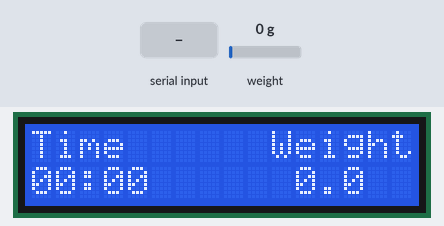
Recording of a sketch running on a simulated Arduino Uno, built with avr-gcc and run on an emulated ATmega328P. Shown: 16×2 character LCD. The test bench sets the inputs (shaded band); at power-on: weight on the scale 0 g. What the sketch prints to the serial monitor is not drawn.

Above: at 3.5 s.
3.6 s: "s\n" received over the second serial link
At 4.4 s:
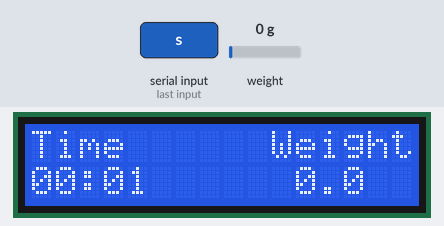
6.1 s: weight on the scale set to 100 g
At 7.4 s:
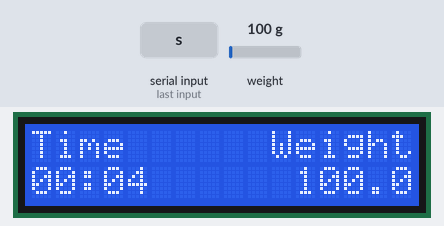
8.1 s: "r\n" received over the second serial link
At 8.6 s:
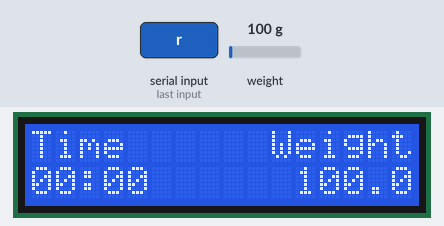
9.6 s: "c\n" received over the second serial link
At 12.0 s:
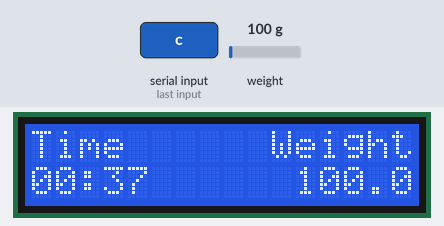
12.1 s: "t\n" received over the second serial link
At 14.4 s:
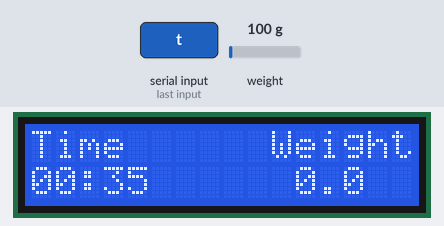
15.1 s: weight on the scale set to 1250 g
At 16.9 s:
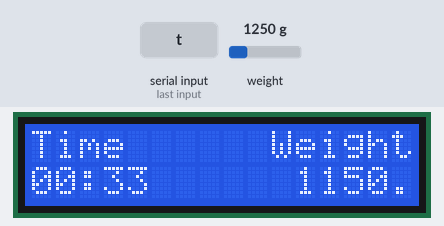
Timing chart, 0 to 18.4 s (numbered marks = the images above; inputs shaded):
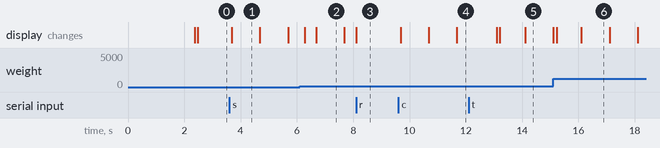

Measured:
- after the input at 3.6 s, the display: changes after 0.09 s (image 1)
- after the input at 8.1 s, the display: changes at once (image 3)
- after the input at 9.6 s, the display: first changes after 0.08 s (image 4 shows a later state)
- what the display in image 1 shows lasts 1.0 s, from 3.7 s to 4.7 s

The sketch:

arduino_code.ino
```cpp
#include <Wire.h>
#include<SoftwareSerial.h>
#include <LiquidCrystal_I2C.h> // Liquid Crystal_I2C library
#include "HX711.h"  //You must have this library in your arduino library folder
#define DOUT  2
#define CLK  3
#define sw 4
#define BT_SERIAL_RX 8
#define BT_SERIAL_TX 7

HX711 scale;
LiquidCrystal_I2C lcd(0x27,16,2);
SoftwareSerial bluetoothSerial(BT_SERIAL_TX, BT_SERIAL_RX);
//Change this calibration factor as per your load cell once it is found you may need to vary it in thousands
float calibration_factor = -2032405;
float loadcell_data;
bool timer_on = false;
bool countdown_on = false;
signed short minutes, seconds;
signed short seconds40 = 40;
char timeline[16];
unsigned long previousMillisScale = 0, previousMillisTimer = 0;        // will store last time LED was updated
const long intervalTimer = 1000;
const long intervalScale = 200;
unsigned long currentMillis;
bool buttoninc = 0;


void setup() {
  pinMode(sw, INPUT);
  pinMode(8, INPUT);
  bluetoothSerial.begin(9600);
  Serial.begin(9600);
  Serial.println("HX711 Calibration");
  Serial.println("Remove all weight from scale");
  Serial.println("After readings begin, place known weight on scale");
  Serial.println("Press a,s,d,f to increase calibration factor by 10,100,1000,10000 respectively");
  Serial.println("Press z,x,c,v to decrease calibration factor by 10,100,1000,10000 respectively");
  Serial.println("Press t for tare");
  scale.begin(2, 3);
  scale.tare(); //Reset the scale to 0
  long zero_factor = scale.read_average(); //Get a baseline reading
  Serial.print("Zero factor: "); //This can be used to remove the need to tare the scale. Useful in permanent scale projects.
  Serial.println(zero_factor);
  scale.set_scale(calibration_factor); //Adjust to this calibration factor
  lcd.init();
  lcd.backlight();
  lcd.begin(16,2);
  lcd.setCursor(0,0);
  lcd.print("Time");
  lcd.setCursor(0,1);
  lcd.print("00:00");
  lcd.setCursor(10,0);
  lcd.print("Weight");
}

void loop() {
   getWeight();

   if (bluetoothSerial.available()) {
    char command = bluetoothSerial.read();
    Serial.print(command);
    Serial.println();
    if(command  == 's'){
      timer_on = true;
    }
    if(command == 'r'){
      timer_on = false;
      resetTimer();
    }
    if(command == 't'){
      scale.tare();
    }
    if(command == 'c'){
      countdown_on = true;
    }
  }
   countdown40();
   setTimer();
}

void getWeight(){
   currentMillis = millis();
   if (currentMillis - previousMillisScale >= intervalScale) {
      previousMillisScale = currentMillis;
      lcd.setCursor(11,1);
      loadcell_data = scale.get_units()*1000; //conversia in grame
      if(loadcell_data >= -0.5 && loadcell_data <= 0.2 ){
        lcd.setCursor(11,1);
        loadcell_data = 0;
        lcd.print("0.0   ");
      }
      if(loadcell_data >= 1000){
        lcd.setCursor(11,1);
        //loadcell_data = 0;
        lcd.print("ERROR");
        bluetoothSerial.print("ERROR");
        bluetoothSerial.print('\n');
      }
      lcd.setCursor(11,1);
      lcd.print(loadcell_data,1);
      bluetoothSerial.print(loadcell_data,1);
      bluetoothSerial.print('\n');
   }
}

void setTimer(){
      currentMillis = millis();
      if(timer_on == true){
      if (currentMillis - previousMillisTimer >= intervalTimer) {
        previousMillisTimer = currentMillis;
        lcd.setCursor(0, 1);
        seconds++;
        sprintf(timeline,"%0.2d:%0.2d", minutes, seconds);
        lcd.print(timeline);
        if (seconds == 60)
        {
          seconds = 0;
          minutes ++;
        }
        if(minutes == 99 && seconds == 59){
          minutes = 0;
          seconds = 0;
        }
    }
  }
}

void resetTimer(){
    seconds = 0;
    minutes = 0;
    lcd.setCursor(0,1);
    lcd.print("00:00");
}

void countdown40(){
  currentMillis = millis();
  if(countdown_on == true){
      if (currentMillis - previousMillisTimer >= intervalTimer) {
        minutes = 0;
        previousMillisTimer = currentMillis;
        lcd.setCursor(0, 1);
        if(seconds40 != 0)
        seconds40--;
        sprintf(timeline,"%0.2d:%0.2d", minutes, seconds40);
        lcd.print(timeline);
      }
  }
}

void calibrate(){
  scale.set_scale(calibration_factor); //Adjust to this calibration factor
  loadcell_data = scale.get_units()*1000.; //conversia in grame
  if(loadcell_data > -0.2 && loadcell_data<=0.2)
    loadcell_data = 0;
  Serial.print("Reading: ");
  Serial.print(loadcell_data, 1);
  Serial.print(" g");
  Serial.print(" calibration_factor: ");
  Serial.print(calibration_factor);
  Serial.println();

  if(Serial.available())
  {
    char temp = Serial.read();
    if(temp == '+' || temp == 'a')
      calibration_factor += 10;
    else if(temp == '-' || temp == 'z')
      calibration_factor -= 10;
    else if(temp == 's')
      calibration_factor += 100;
    else if(temp == 'x')
      calibration_factor -= 100;
    else if(temp == 'd')
      calibration_factor += 1000;
    else if(temp == 'c')
      calibration_factor -= 1000;
    else if(temp == 'f')
      calibration_factor += 10000;
    else if(temp == 'v')
      calibration_factor -= 10000;
    else if(temp == 't')
      scale.tare();  //Reset the scale to zero
  }
}
```
